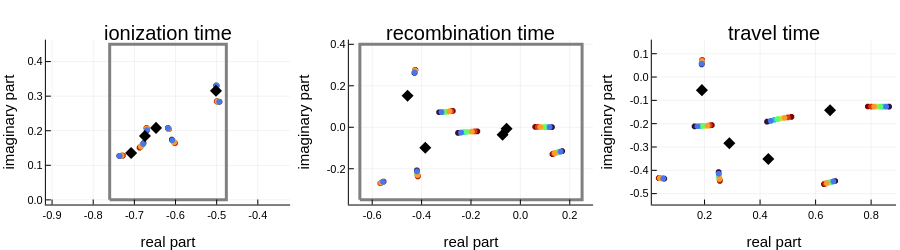

Notebook code for this chart:
### Code cell
let 
    beam = BeamBEOTC(Intensity1=Intensity1, lambda=lambda, r=1, s=2, epsilon=epsilon,
    Intensity2=0.10*Intensity1,
    phi = 2.47);

    q_values = collect(range(18, stop = 25, step = 1 ));
    
    saddlesTup_Dict = get_saddles_Dict(beam, Ip, q_values, ti_domain, tr_domain)
    
    thcs = find_thcs_sobol(beam, Ip, ti_domain, tr_domain)
    
    plot_sp_times_cp(beam, 
        vcat(values(saddlesTup_Dict)...), 
        filter(x -> 0 < real(x.qhc) < 45, thcs),
        ti_domain, tr_domain)  
end
